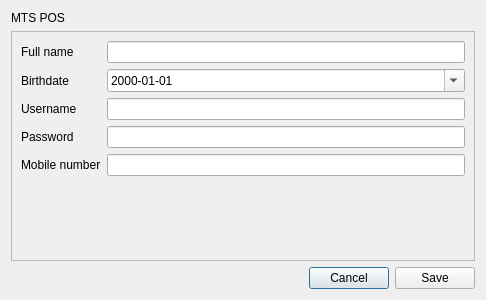
<?xml version="1.0" encoding="UTF-8"?>
<ui version="4.0">
 <class>DialogEditCurrentUser</class>
 <widget class="QDialog" name="DialogEditCurrentUser">
  <property name="geometry">
   <rect>
    <x>0</x>
    <y>0</y>
    <width>486</width>
    <height>300</height>
   </rect>
  </property>
  <property name="windowTitle">
   <string>Edit</string>
  </property>
  <layout class="QVBoxLayout" name="verticalLayout">
   <item>
    <widget class="QLabel" name="label_6">
     <property name="sizePolicy">
      <sizepolicy hsizetype="Preferred" vsizetype="Fixed">
       <horstretch>0</horstretch>
       <verstretch>0</verstretch>
      </sizepolicy>
     </property>
     <property name="text">
      <string>MTS POS</string>
     </property>
    </widget>
   </item>
   <item>
    <widget class="QScrollArea" name="scrollArea">
     <property name="widgetResizable">
      <bool>true</bool>
     </property>
     <widget class="QWidget" name="scrollAreaWidgetContents">
      <property name="geometry">
       <rect>
        <x>0</x>
        <y>0</y>
        <width>466</width>
        <height>230</height>
       </rect>
      </property>
      <layout class="QFormLayout" name="formLayout">
       <item row="0" column="0">
        <widget class="QLabel" name="label_4">
         <property name="text">
          <string>Full name</string>
         </property>
        </widget>
       </item>
       <item row="0" column="1">
        <widget class="QLineEdit" name="lineEditFullName"/>
       </item>
       <item row="1" column="0">
        <widget class="QLabel" name="label_5">
         <property name="text">
          <string>Birthdate</string>
         </property>
        </widget>
       </item>
       <item row="2" column="0">
        <widget class="QLabel" name="label">
         <property name="text">
          <string>Username</string>
         </property>
        </widget>
       </item>
       <item row="2" column="1">
        <widget class="QLineEdit" name="lineEditUserName"/>
       </item>
       <item row="3" column="0">
        <widget class="QLabel" name="label_2">
         <property name="text">
          <string>Password</string>
         </property>
        </widget>
       </item>
       <item row="3" column="1">
        <widget class="QLineEdit" name="lineEditAccessCode"/>
       </item>
       <item row="4" column="0">
        <widget class="QLabel" name="label_3">
         <property name="text">
          <string>Mobile number</string>
         </property>
        </widget>
       </item>
       <item row="4" column="1">
        <widget class="QLineEdit" name="lineEditMobileNumber"/>
       </item>
       <item row="1" column="1">
        <widget class="QDateEdit" name="dateEditBirthDate">
         <property name="displayFormat">
          <string>yyyy-MM-dd</string>
         </property>
         <property name="calendarPopup">
          <bool>true</bool>
         </property>
        </widget>
       </item>
      </layout>
     </widget>
    </widget>
   </item>
   <item>
    <layout class="QHBoxLayout" name="horizontalLayout">
     <item>
      <spacer name="horizontalSpacer">
       <property name="orientation">
        <enum>Qt::Horizontal</enum>
       </property>
       <property name="sizeHint" stdset="0">
        <size>
         <width>40</width>
         <height>20</height>
        </size>
       </property>
      </spacer>
     </item>
     <item>
      <widget class="QPushButton" name="pushButtonCancel">
       <property name="text">
        <string>Cancel</string>
       </property>
      </widget>
     </item>
     <item>
      <widget class="QPushButton" name="pushButtonSave">
       <property name="text">
        <string>Save</string>
       </property>
      </widget>
     </item>
    </layout>
   </item>
  </layout>
 </widget>
 <resources/>
 <connections/>
</ui>
